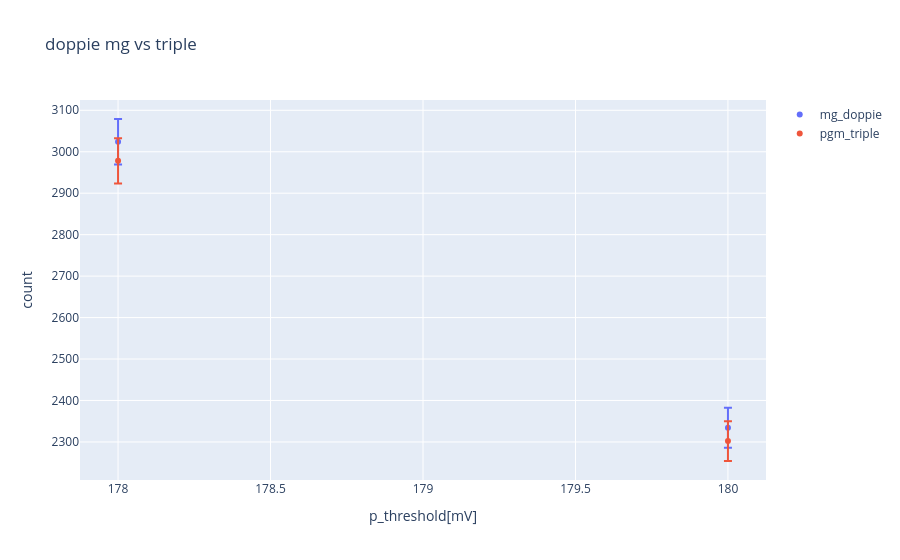
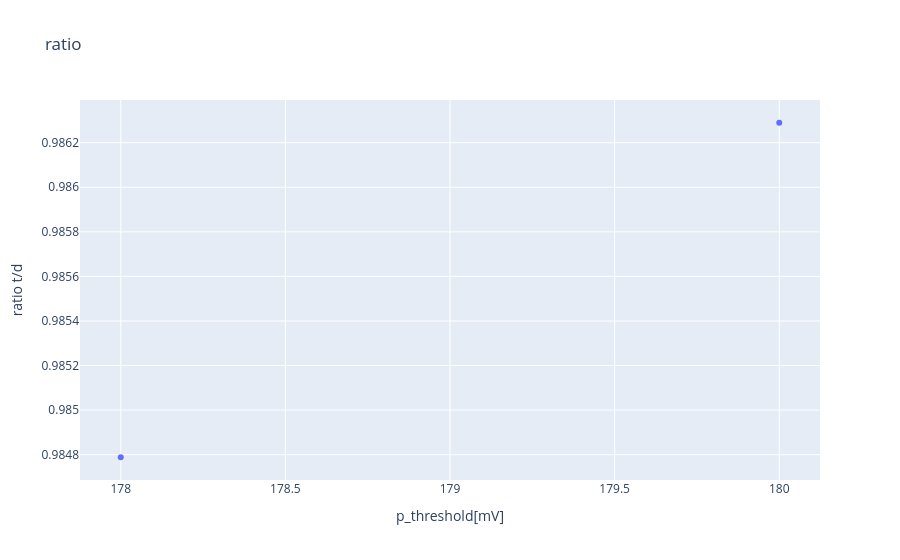

The cell these charts' notebook holds for them, in order:
### Code cell
fig = go.Figure()
fig.add_trace(go.Scatter(x=df_tvd['p_threshold[mV]'], y=df_tvd['mg_doppie'], mode='markers', name='mg_doppie', error_y=dict(type='data', array=np.sqrt(df_tvd['mg_doppie']), visible=True)))
fig.add_trace(go.Scatter(x=df_tvd['p_threshold[mV]'], y=df_tvd['pgm_triple'], mode='markers', name='pgm_triple', error_y=dict(type='data', array=np.sqrt(df_tvd['pgm_triple']), visible=True)))

fig.update_layout(title='doppie mg vs triple', xaxis_title='p_threshold[mV]', yaxis_title='count')
fig.show()

fig1 = go.Figure()
fig1.add_trace(go.Scatter(x=df_tvd['p_threshold[mV]'], y=df_tvd['pgm_triple'] / df_tvd['mg_doppie'], mode='markers', name='ratio'))
fig1.update_layout(title='ratio', xaxis_title='p_threshold[mV]', yaxis_title='ratio t/d')
fig1.show()

### Figure 1 — Plotly figure (JSON) as saved in the notebook; plotly's stock layout.template omitted (floating-point values rounded to 4 significant figures)
{"data": [{"error_y": {"array": [54.99, 48.31, NaN, NaN], "type": "data", "visible": true}, "mode": "markers", "name": "mg_doppie", "type": "scatter", "x": [178.0, 180.0, NaN, NaN], "y": [3024.0, 2334.0, NaN, NaN]}, {"error_y": {"array": [54.57, 47.98, NaN, NaN], "type": "data", "visible": true}, "mode": "markers", "name": "pgm_triple", "type": "scatter", "x": [178.0, 180.0, NaN, NaN], "y": [2978.0, 2302.0, NaN, NaN]}], "layout": {"title": {"text": "doppie mg vs triple"}, "xaxis": {"title": {"text": "p_threshold[mV]"}}, "yaxis": {"title": {"text": "count"}}}}

### Figure 2 — Plotly figure (JSON) as saved in the notebook; plotly's stock layout.template omitted (floating-point values rounded to 4 significant figures)
{"data": [{"mode": "markers", "name": "ratio", "type": "scatter", "x": [178.0, 180.0, NaN, NaN], "y": [0.9848, 0.9863, NaN, NaN]}], "layout": {"title": {"text": "ratio"}, "xaxis": {"title": {"text": "p_threshold[mV]"}}, "yaxis": {"title": {"text": "ratio t/d"}}}}
